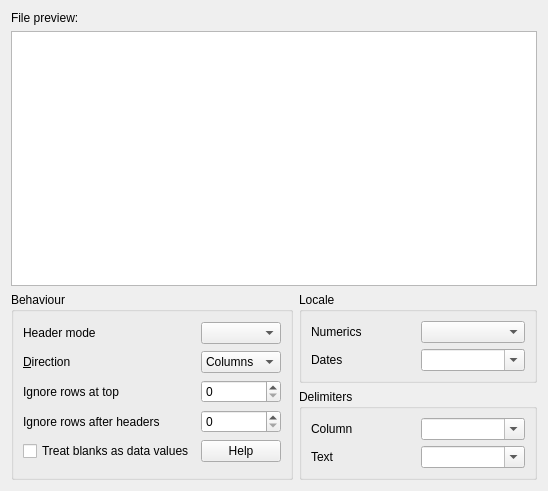
<?xml version="1.0" encoding="UTF-8"?>
<ui version="4.0">
 <class>csvtab</class>
 <widget class="QWidget" name="csvtab">
  <property name="geometry">
   <rect>
    <x>0</x>
    <y>0</y>
    <width>548</width>
    <height>491</height>
   </rect>
  </property>
  <layout class="QVBoxLayout" name="verticalLayout">
   <item>
    <widget class="QLabel" name="label_8">
     <property name="text">
      <string>File preview:</string>
     </property>
    </widget>
   </item>
   <item>
    <widget class="QTableWidget" name="previewtablecsv">
     <property name="editTriggers">
      <set>QAbstractItemView::NoEditTriggers</set>
     </property>
     <property name="tabKeyNavigation">
      <bool>false</bool>
     </property>
    </widget>
   </item>
   <item>
    <layout class="QGridLayout" name="gridLayout_2">
     <item row="0" column="0" rowspan="2">
      <widget class="QGroupBox" name="groupBox_3">
       <property name="title">
        <string>Behaviour</string>
       </property>
       <layout class="QGridLayout" name="gridLayout_3">
        <item row="0" column="0">
         <widget class="QLabel" name="label_3">
          <property name="text">
           <string>Header mode</string>
          </property>
         </widget>
        </item>
        <item row="0" column="1">
         <widget class="HistoryValueCombo" name="csvheadermodecombo">
          <property name="toolTip">
           <string>'Multiple': allow multiple headers in file
'Single': 1st non-blank row is header
'None': no headers, guess data types</string>
          </property>
         </widget>
        </item>
        <item row="1" column="0">
         <widget class="QLabel" name="label_4">
          <property name="text">
           <string>&amp;Direction</string>
          </property>
          <property name="buddy">
           <cstring>csvdirectioncombo</cstring>
          </property>
         </widget>
        </item>
        <item row="1" column="1">
         <widget class="HistoryValueCombo" name="csvdirectioncombo">
          <property name="toolTip">
           <string>Are the data arranged in columns or rows?</string>
          </property>
          <item>
           <property name="text">
            <string>Columns</string>
           </property>
          </item>
          <item>
           <property name="text">
            <string>Rows</string>
           </property>
          </item>
         </widget>
        </item>
        <item row="2" column="0">
         <widget class="QLabel" name="label_2">
          <property name="text">
           <string>Ignore rows at top</string>
          </property>
         </widget>
        </item>
        <item row="2" column="1">
         <widget class="HistorySpinBox" name="csvignoretopspin">
          <property name="toolTip">
           <string>Ignore N row at the top of the file.
If data are arranged in rows, ignores columns instead.</string>
          </property>
         </widget>
        </item>
        <item row="3" column="0">
         <widget class="QLabel" name="label">
          <property name="text">
           <string>Ignore rows after headers</string>
          </property>
         </widget>
        </item>
        <item row="3" column="1">
         <widget class="HistorySpinBox" name="csvignorehdrspin">
          <property name="toolTip">
           <string>After reading a header, ignore N rows in that column.
If Direction is set to Rows, ignore N columns instead.</string>
          </property>
         </widget>
        </item>
        <item row="4" column="0">
         <widget class="HistoryCheck" name="csvblanksdatacheck">
          <property name="text">
           <string>Treat blanks as data values</string>
          </property>
         </widget>
        </item>
        <item row="4" column="1">
         <widget class="QPushButton" name="csvhelpbutton">
          <property name="toolTip">
           <string>Help on how CSV files should be formatted</string>
          </property>
          <property name="text">
           <string>Help</string>
          </property>
         </widget>
        </item>
       </layout>
      </widget>
     </item>
     <item row="0" column="1">
      <widget class="QGroupBox" name="groupBox_2">
       <property name="title">
        <string>Locale</string>
       </property>
       <layout class="QGridLayout" name="gridLayout_4">
        <item row="0" column="0">
         <widget class="QLabel" name="label_5">
          <property name="text">
           <string>Numerics</string>
          </property>
         </widget>
        </item>
        <item row="0" column="1">
         <widget class="HistoryValueCombo" name="csvnumfmtcombo">
          <property name="toolTip">
           <string>Numerical format of numbers in file:
 System - what this computer is set to use
 English - format 123,456.78
 European - format 123.456,78</string>
          </property>
         </widget>
        </item>
        <item row="1" column="0">
         <widget class="QLabel" name="label_6">
          <property name="text">
           <string>Dates</string>
          </property>
         </widget>
        </item>
        <item row="1" column="1">
         <widget class="HistoryCombo" name="csvdatefmtcombo">
          <property name="toolTip">
           <string>Format for dates and times in file.
This will be combination of
YYYY, YY, MM, M, DD, D, hh, h, mm, m, ss and s
separated by |</string>
          </property>
          <property name="editable">
           <bool>true</bool>
          </property>
         </widget>
        </item>
       </layout>
      </widget>
     </item>
     <item row="1" column="1">
      <widget class="QGroupBox" name="groupBox">
       <property name="title">
        <string>Delimiters</string>
       </property>
       <layout class="QGridLayout" name="gridLayout">
        <item row="0" column="0">
         <widget class="QLabel" name="label_7">
          <property name="text">
           <string>Column</string>
          </property>
         </widget>
        </item>
        <item row="0" column="1">
         <widget class="HistoryCombo" name="csvdelimitercombo">
          <property name="toolTip">
           <string>Delimiter between fields. This is usually a comma.</string>
          </property>
          <property name="editable">
           <bool>true</bool>
          </property>
         </widget>
        </item>
        <item row="1" column="0">
         <widget class="QLabel" name="label_9">
          <property name="text">
           <string>Text</string>
          </property>
         </widget>
        </item>
        <item row="1" column="1">
         <widget class="HistoryCombo" name="csvtextdelimitercombo">
          <property name="toolTip">
           <string>Character to delimit text, usually a quote (&quot;).</string>
          </property>
          <property name="editable">
           <bool>true</bool>
          </property>
         </widget>
        </item>
       </layout>
      </widget>
     </item>
    </layout>
   </item>
  </layout>
 </widget>
 <customwidgets>
  <customwidget>
   <class>HistoryCombo</class>
   <extends>QComboBox</extends>
   <header>historycombo.h</header>
  </customwidget>
  <customwidget>
   <class>HistoryCheck</class>
   <extends>QCheckBox</extends>
   <header>historycheck.h</header>
  </customwidget>
  <customwidget>
   <class>HistorySpinBox</class>
   <extends>QSpinBox</extends>
   <header>historyspinbox.h</header>
  </customwidget>
  <customwidget>
   <class>HistoryValueCombo</class>
   <extends>QComboBox</extends>
   <header>historyvaluecombo.h</header>
  </customwidget>
 </customwidgets>
 <resources/>
 <connections/>
</ui>
